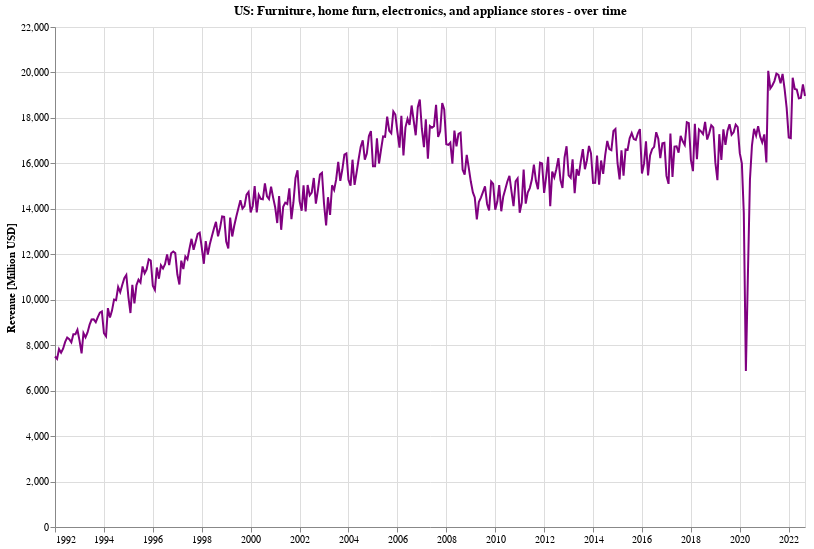

The notebook cell saved with this chart:
### Markdown cell above
### What is the trend for home furnishing retail stores?

### Code cell
def doLineChartFor(metric, df, yLabel='Revenue [Million USD]', color='purple'):
    return alt.Chart(df.reset_index()[['dt', metric]].dropna()).mark_line(color=color).encode(
        alt.X('dt:T', axis=alt.Axis(title='')),
        alt.Y(f'{metric}:Q', axis=alt.Axis(title=yLabel)),
        tooltip=[alt.Tooltip('dt:T'), alt.Tooltip(f'{metric}:Q', title='$', format=",.0f")]
    ).properties(
        title=f'US: {metric} - over time',
        height=500,
        width=750
    )
    
doLineChartFor('Furniture, home furn, electronics, and appliance stores', df_combined)

### Figure 1 — Vega-Lite specification as saved in the notebook (floating-point values rounded to 4 significant figures; data arrays with more than 128 entries replaced by an {"elided": "..."} marker saying what was removed)
{"config": {"view": {"continuousWidth": 400, "continuousHeight": 300}}, "data": {"name": "data-ca696edfeaa8f7febd8fe2d58497a476"}, "mark": {"type": "line", "color": "purple"}, "encoding": {"tooltip": [{"field": "dt", "type": "temporal"}, {"field": "Furniture, home furn, electronics, and appliance stores", "format": ",.0f", "title": "$", "type": "quantitative"}], "x": {"axis": {"title": ""}, "field": "dt", "type": "temporal"}, "y": {"axis": {"title": "Revenue [Million USD]"}, "field": "Furniture, home furn, electronics, and appliance stores", "type": "quantitative"}}, "height": 500, "title": "US: Furniture, home furn, electronics, and appliance stores - over time", "width": 750, "$schema": "https://vega.github.io/schema/vega-lite/v4.17.0.json", "datasets": {"data-ca696edfeaa8f7febd8fe2d58497a476": {"elided": "369 records"}}}
